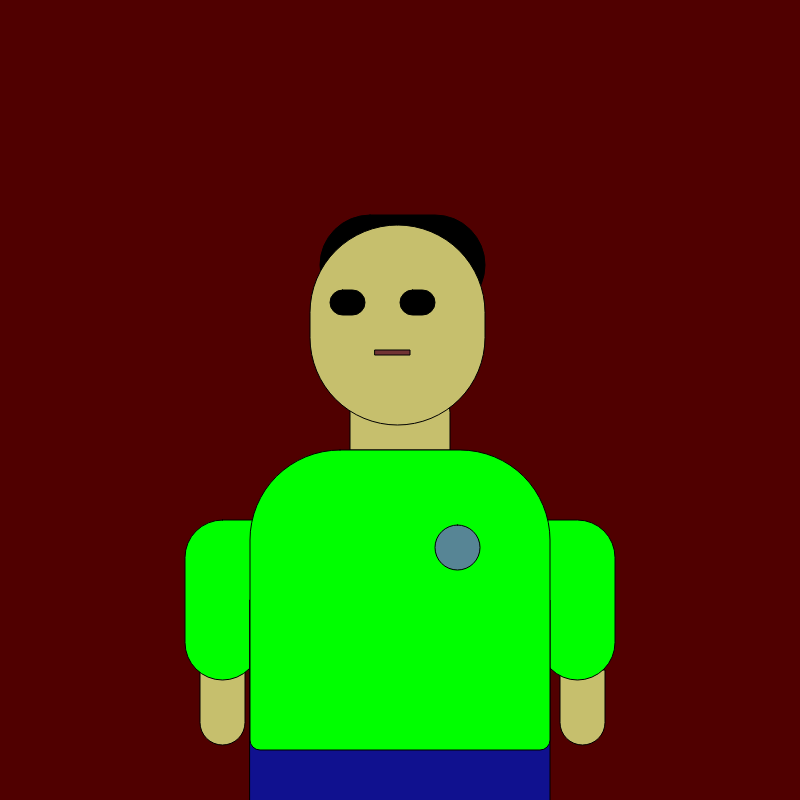
Frame 1 (no input)
Frame 60 (no input): identical to frame 1, image omitted
Frame 120 (the mouse pressed at the canvas centre since frame 60): identical to frame 1, image omitted

The p5.js sketch that drew this single still picture (run headless with seeded random() and noise() and a simulated clock; from frame 60 on, the mouse is pressed at the canvas centre):

// p5.js sketch
// ── sketch.js
function setup() {
    // create a canvas to draw my portrait on
    createCanvas( 800, 800 );
}

function draw() {
    // set the background color
    background( 'rgb(80, 0, 0)' );

    // *****************************************************
    // create a sandbox for the entire character
    push();

    // move the entire grid for this character to the center of the canvas
    translate( 400, 600 );


    // ** ARMS **********************************
    push();
    //Left Arm
    fill( 'rgb(198, 191, 109)')
    rect( -200, 70, 45, 75, 0, 0, 90, 90)

    push();
    //Right Arm
    fill( 'rgb(198, 191, 109)')
    rect( 160, 70, 45, 75, 0, 0, 90, 90)

    push();
    // Sleve Left
    fill( 'rgb(0, 255, 0)')
    rect( -215, -80, 75, 160, 90, 0, 90, 90 );

    push();
    // Sleve Right
    fill( 'rgb(0, 255, 0)')
    rect( 140, -80, 75, 160, 0, 90, 90, 90 );

    pop();
    // **END ARMS**

    //**Pants**
    push();
    fill('rgb(16, 17, 143)')
    rect( -150, -0, 300, 300)

    // ** BODY **********************************
    push();
    //Neck
    fill( 'rgb(198, 191, 109)')
    rect( -50, -225, 100, 75, 90, 90, 0, 0)

    push();
    // Main Shirt
    fill( 'rgb(0, 255, 0)')
    rect( -150, -150, 300, 300, 90, 90, 10, 10 );

    push();
    //Logo
    fill('rgb(87, 133, 149)')
    rect( 35, -75, 45, 45, 90, 90, 90, 90 );

    //**Hat**
    push();
    fill( 'rgb(0, 0, 0)')
    rect( -80, -385, 165, 100, 90, 90, 90, 90 )

    pop();
    // **END BODY**

    // ** HEAD **********************************
    push();
    fill( 'rgb(198, 191, 109)')
    rect( -90, -375, 175, 200, 90, 90, 90, 90 )

    // **Eye **
    push();
    fill( 'rgb(0, 0, 0)')
    rect( -70, -310, 35, 25, 90, 90, 90, 90 )

    // **Eye **
    push();
    fill( 'rgb(0, 0, 0)')
    rect( -0, -310, 35, 25, 90, 90, 90, 90 )
    // **end Eye**

    // **Mouth**
    push();
    fill( 'rgb(112, 52, 52)')
    rect( -25, -250, 35, 5,)

    pop();
    // **Mouth**

    pop();
    // **END HEAD**



    // ** END CHARACTER SANDBOX *******************
    pop();

}
